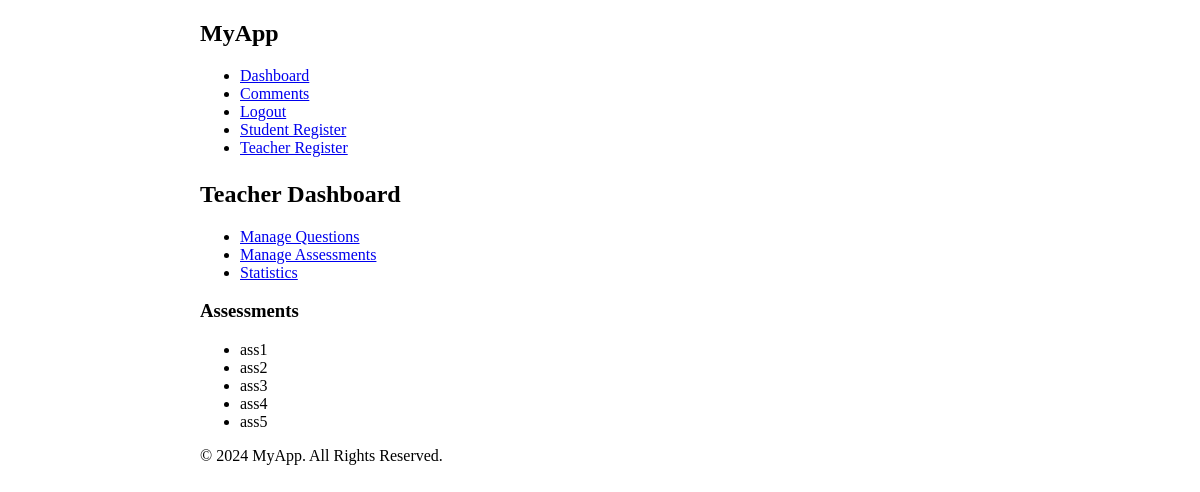
The page /tdashboard (signed in) on the database its author committed.
### app/models/assessment.py (models this page shows, shortened)
class Assessment(db.Model):
    id = db.Column(db.Integer, primary_key=True)
    name = db.Column(db.String(255), unique=True, nullable=False)
    type = db.Column(db.String(255), nullable=False)
    questions = db.relationship('Question', secondary='assessment_question', backref='assessments')
    parameters = db.Column(db.JSON, nullable=True)

### app/routes/dashboard.py (the view)
@app.route('/tdashboard')
def teacher_dashboard():
    if 'user_id' not in session or session['role'] != 'teacher':
        return redirect(url_for('login'))
    user = User.query.get(session['user_id'])
    if user:
        pass
    else:
        return redirect(url_for('home'))
    assessments = Assessment.query.all()
    return render_template('teacher_dashboard.html', assessments=assessments)

### app/templates/teacher_dashboard.html
{% extends "base.html" %}
{% block content %}
<h2>Teacher Dashboard</h2>
<ul>
    <li><a href="{{ url_for('manage_questions') }}" class="btn btn-success">Manage Questions</a></li>
    <li><a href="{{ url_for('manage_assessments') }}" class="btn btn-success">Manage Assessments</a></li>
    <li><a href="{{ url_for('teacher_statistic') }}" class="btn btn-success">Statistics</a></li>
</ul>
<h3>Assessments</h3>
<ul>
    {% for assessment in assessments %}
    <li>{{ assessment.name }}</li>
    {% endfor %}
</ul>
{% endblock %}

### rows shown on the page
Assessment: name "ass1"
Assessment: name "ass2"
Assessment: name "ass3"
Assessment: name "ass4"
Assessment: name "ass5"
